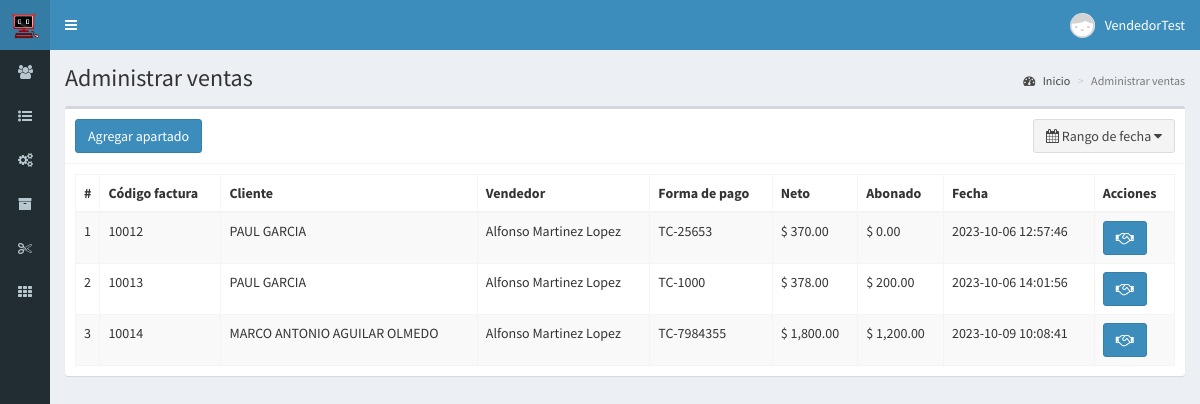
Screenshot of /apartados (signed in) with the database file from the repository.
### tables this page shows
CREATE TABLE `ventas` (
  `id` int(11) NOT NULL AUTO_INCREMENT,
  `codigo` int(11) NOT NULL,
  `id_cliente` int(11) NOT NULL,
  `id_vendedor` int(11) NOT NULL,
  `productos` text NOT NULL,
  `impuesto` float NOT NULL,
  `neto` float NOT NULL,
  `total` float NOT NULL,
  `descuento` float DEFAULT NULL,
  `metodo_pago` text NOT NULL,
  `esClienteF` varchar(255) DEFAULT NULL,
  `fecha` timestamp NOT NULL DEFAULT CURRENT_TIMESTAMP ON UPDATE CURRENT_TIMESTAMP,
  `id_caja` int(11) DEFAULT NULL,
  `apartado` char(5) DEFAULT NULL,
  PRIMARY KEY (`id`)
);

CREATE TABLE `clientes` (
  `id` int(11) NOT NULL AUTO_INCREMENT,
  `nombre` text NOT NULL,
  `frecuente` int(11) NOT NULL COMMENT '1 = Cliente frecuente 2 = No frecuente',
  `email` text NOT NULL,
  `telefono` text NOT NULL,
  `compras` int(11) NOT NULL,
  `ultima_compra` datetime NOT NULL,
  `fecha` timestamp NOT NULL DEFAULT CURRENT_TIMESTAMP ON UPDATE CURRENT_TIMESTAMP,
  PRIMARY KEY (`id`)
);

CREATE TABLE `usuarios` (
  `id` int(11) NOT NULL AUTO_INCREMENT,
  `nombre` text NOT NULL,
  `usuario` text NOT NULL,
  `password` text NOT NULL,
  `perfil` text NOT NULL,
  `foto` text NOT NULL,
  `estado` int(11) NOT NULL,
  `ultimo_login` datetime NOT NULL,
  `fecha` timestamp NOT NULL DEFAULT CURRENT_TIMESTAMP ON UPDATE CURRENT_TIMESTAMP,
  PRIMARY KEY (`id`)
);

### controladores/plantilla.controlador.php (called while the page is built)
<?php
class ControladorPlantilla{
	static public function ctrPlantilla(){
		include "vistas/plantilla.php";
	}
}

### index.php (called while the page is built, shortened)
<?php
require_once "controladores/plantilla.controlador.php";
require_once "controladores/usuarios.controlador.php";
require_once "controladores/clientes.controlador.php";
require_once "controladores/ventas.controlador.php";
require_once "controladores/apartados.controlador.php";
require_once "modelos/usuarios.modelo.php";
require_once "modelos/clientes.modelo.php";
require_once "modelos/ventas.modelo.php";
require_once "modelos/apartados.modelo.php";
$plantilla = new ControladorPlantilla();
$plantilla -> ctrPlantilla();

### controladores/ventas.controlador.php (called while the page is built, shortened)
<?php
class ControladorVentas
{
	static public function ctrRangoFechasVentas($fechaInicial, $fechaFinal, $estatus)
	{
		$tabla = "ventas";
		$respuesta = ModeloVentas::mdlRangoFechasVentas($tabla, $fechaInicial, $fechaFinal, $estatus);
		return $respuesta;
	}
}

### modelos/conexion.php (called while the page is built)
<?php
class Conexion
{
    static public function conectar()
    {
        $link = new PDO("mysql:host=localhost;
                        dbname=bopos",
                        "root",
                        "");
        $link->exec("set names utf8");
        return $link;
    }
}

### modelos/ventas.modelo.php (called while the page is built, shortened)
<?php
require_once "conexion.php";
class ModeloVentas
{
	static public function mdlRangoFechasVentas($tabla, $fechaInicial, $fechaFinal, $estatus)
	{
		if ($fechaInicial == null) {
			$stmt = Conexion::conectar()->prepare("SELECT * FROM $tabla WHERE apartado = $estatus  ORDER BY id ASC");
			$stmt->execute();
			return $stmt->fetchAll();
		} else if ($fechaInicial == $fechaFinal) {
			$stmt = Conexion::conectar()->prepare("SELECT * FROM $tabla WHERE fecha like '%$fechaFinal%' AND apartado = $estatus");
			$stmt->bindParam(":fecha", $fechaFinal, PDO::PARAM_STR);
			$stmt->execute();
			return $stmt->fetchAll();
		}
	}
}

### controladores/clientes.controlador.php (called while the page is built, shortened)
<?php
class ControladorClientes{
	static public function ctrMostrarClientes($item, $valor){
		$tabla = "clientes";
		$respuesta = ModeloClientes::mdlMostrarClientes($tabla, $item, $valor);
		return $respuesta;
	}
}

### modelos/clientes.modelo.php (called while the page is built, shortened)
<?php
require_once "conexion.php";
class ModeloClientes
{
	static public function mdlMostrarClientes($tabla, $item, $valor)
	{
		if ($item != null) {
			$stmt = Conexion::conectar()->prepare("SELECT * FROM $tabla WHERE $item = :$item");
			$stmt->bindParam(":" . $item, $valor, PDO::PARAM_STR);
			$stmt->execute();
			return $stmt->fetch();
		} else {
			$stmt = Conexion::conectar()->prepare("SELECT * FROM $tabla");
			$stmt->execute();
			return $stmt->fetchAll();
		}
	}
}

### controladores/usuarios.controlador.php (called while the page is built, shortened)
<?php
class ControladorUsuarios{
	static public function ctrMostrarUsuarios($item, $valor){
		$tabla = "usuarios";
		$respuesta = ModeloUsuarios::MdlMostrarUsuarios($tabla, $item, $valor);
		return $respuesta;
	}
}

### modelos/usuarios.modelo.php (called while the page is built, shortened)
<?php
require_once "conexion.php";
class ModeloUsuarios{
	static public function mdlMostrarUsuarios($tabla, $item, $valor){
		if($item != null){
			$stmt = Conexion::conectar()->prepare("SELECT * FROM $tabla WHERE $item = :$item");
			$stmt -> bindParam(":".$item, $valor, PDO::PARAM_STR);
			$stmt -> execute();
			return $stmt -> fetch();
		}else{
			$stmt = Conexion::conectar()->prepare("SELECT * FROM $tabla");
			$stmt -> execute();
			return $stmt -> fetchAll();
		}
	}
}

### controladores/apartados.controlador.php (called while the page is built, shortened)
<?php
class ControladorApartados{
    static public function ctrSumarApartados($item, $valor)
	{
		$tabla = "pagos";
		$respuesta = ModeloApartados::mdlSumarApartados($tabla, $item, $valor);
		return $respuesta;
	}
}

### modelos/apartados.modelo.php (called while the page is built, shortened)
<?php
class ModeloApartados
{
    static public function mdlSumarApartados($tabla, $item, $valor)
    {
        $stmt = Conexion::conectar()->prepare("SELECT SUM(abono) AS TOTAL FROM $tabla WHERE $item = :$item");
        $stmt->bindParam(":" . $item, $valor, PDO::PARAM_STR);
        $stmt->execute();
        return $stmt->fetch();
    }
}

### vistas/modulos/apartados.php (the view, shortened to what this page needs)
<div class="content-wrapper">
    <section class="content-header">
        <h1>
            Administrar ventas
        </h1>
        <ol class="breadcrumb">
            <li><a href="inicio"><i class="fa fa-dashboard"></i> Inicio</a></li>
            <li class="active">Administrar ventas</li>
        </ol>
    </section>
    <section class="content">
        <div class="box">
            <div class="box-header with-border">
                <a href="crear-venta">
                    <button class="btn btn-primary">
                        Agregar apartado
                    </button>
                </a>
                <button type="button" class="btn btn-default pull-right" id="daterange-btn">
                    <span>
                        <i class="fa fa-calendar"></i>
                        <?php
                        if (isset($_GET["fechaInicial"])) {
                            echo $_GET["fechaInicial"] . " - " . $_GET["fechaFinal"];
                        } else {
                            echo 'Rango de fecha';
                        }
                        ?>
                    </span>
                    <i class="fa fa-caret-down"></i>
                </button>
            </div>
            <div class="box-body">
                <table class="table table-bordered table-striped dt-responsive tablas" width="100%">
                    <thead>
                        <tr>
                            <th style="width:10px">#</th>
                            <th>Código factura</th>
                            <th>Cliente</th>
                            <th>Vendedor</th>
                            <th>Forma de pago</th>
                            <th>Neto</th>
                            <th>Abonado</th>
                            <th>Fecha</th>
                            <th>Acciones</th>
                        </tr>
                    </thead>
                    <tbody>
                        <?php
                        if (isset($_GET["fechaInicial"])) {
                            $fechaInicial = $_GET["fechaInicial"];
                            $fechaFinal = $_GET["fechaFinal"];
                        } else {
                            $fechaInicial = null;
                            $fechaFinal = null;
                        }
                        $estatusApartados = 1;
                        $respuesta = ControladorVentas::ctrRangoFechasVentas($fechaInicial, $fechaFinal, $estatusApartados);
                        foreach ($respuesta as $key => $value) {
                            echo '<tr>
                  <td>' . ($key + 1) . '</td>
                  <td>' . $value["codigo"] . '</td>';
                            $itemCliente = "id";
                            $valorCliente = $value["id_cliente"];
                            $respuestaCliente = ControladorClientes::ctrMostrarClientes($itemCliente, $valorCliente);
                            echo '<td>' . $respuestaCliente["nombre"] . '</td>';
                            $itemUsuario = "id";
                            $valorUsuario = $value["id_vendedor"];
                            $respuestaUsuario = ControladorUsuarios::ctrMostrarUsuarios($itemUsuario, $valorUsuario);
                            echo '<td>' . $respuestaUsuario["nombre"] . '</td>
                  <td>' . $value["metodo_pago"] . '</td>
                  <td>$ ' . number_format($value["neto"], 2) . '</td>';
                  $item = "codigo_venta";
                  $valor = $value["codigo"];
                  $respuestaApartados = ControladorApartados::ctrSumarApartados($item, $valor);
                  echo '<td>$ ' . number_format($respuestaApartados["TOTAL"], 2) . '</td>
                  <td>' . $value["fecha"] . '</td>
                  <td>
                    <div class="btn-group">';
                            echo '<button class="btn btn-primary btnVerPagos" data-toggle="modal" data-target="#modalAgregarAbono" codigoVentaAp="' . $value["codigo"] . '">
                            <i class="fa fa-handshake-o"></i>
                            </button>';
                            echo '</div>
                  </td>
                </tr>';
                        }
                        ?>
                    </tbody>
                </table>
            </div>
        </div>
    </section>
</div>

### rows the page displays
ventas: codigo "10012", id_cliente.nombre "PAUL GARCIA", usuarios.nombre "Alfonso Martinez Lopez", metodo_pago "TC-25653", neto "370.00", TOTAL "0.00", fecha "2023-10-06 12:57:46"
ventas: codigo "10013", id_cliente.nombre "PAUL GARCIA", usuarios.nombre "Alfonso Martinez Lopez", metodo_pago "TC-1000", neto "378.00", TOTAL "200.00", fecha "2023-10-06 14:01:56"
ventas: codigo "10014", id_cliente.nombre "MARCO ANTONIO AGUILAR OLMEDO", usuarios.nombre "Alfonso Martinez Lopez", metodo_pago "TC-7984355", neto "1,800.00", TOTAL "1,200.00", fecha "2023-10-09 10:08:41"

### other values shown
$_SESSION["nombre"] "VendedorTest"
